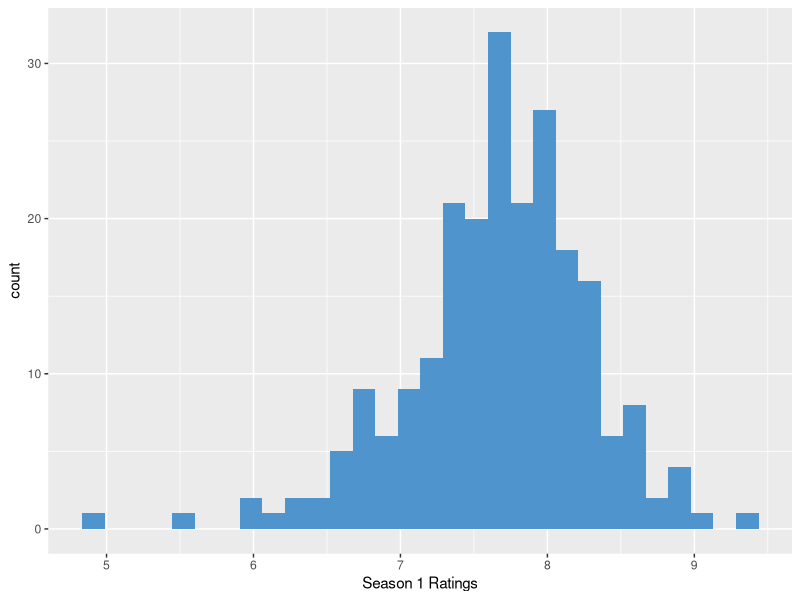
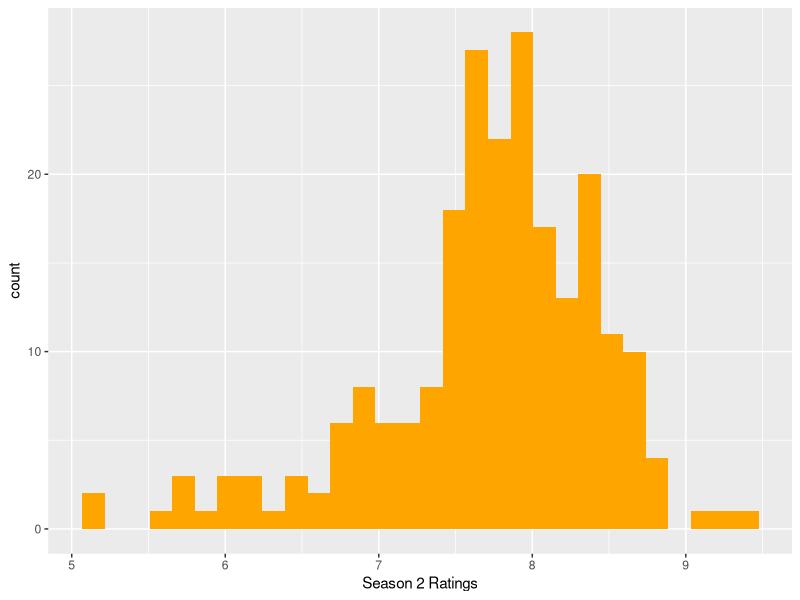
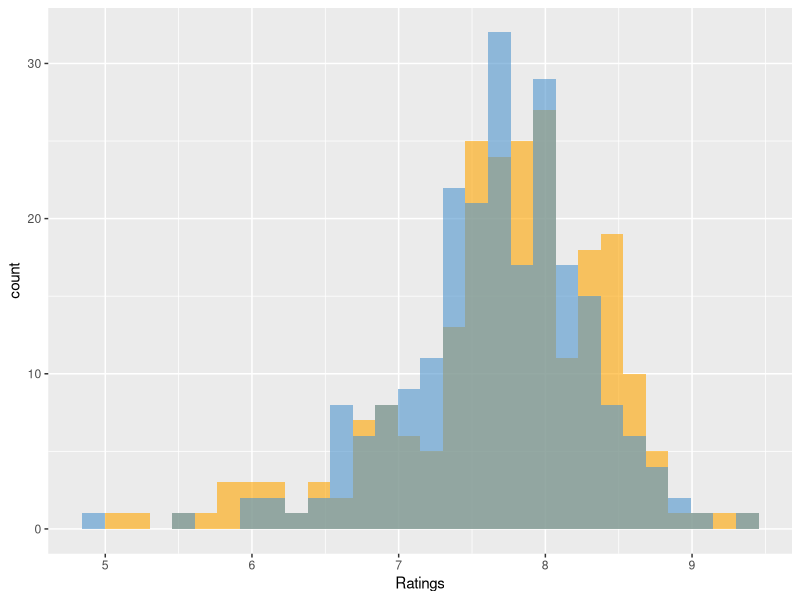
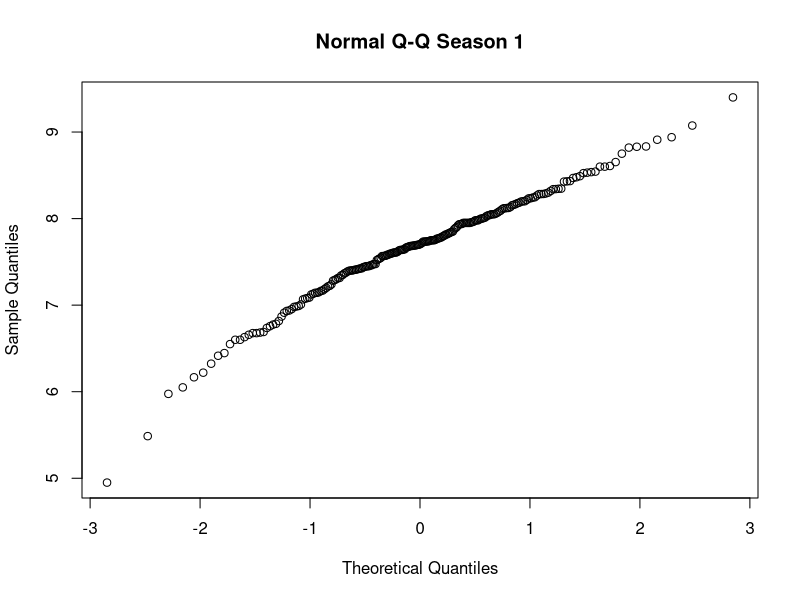
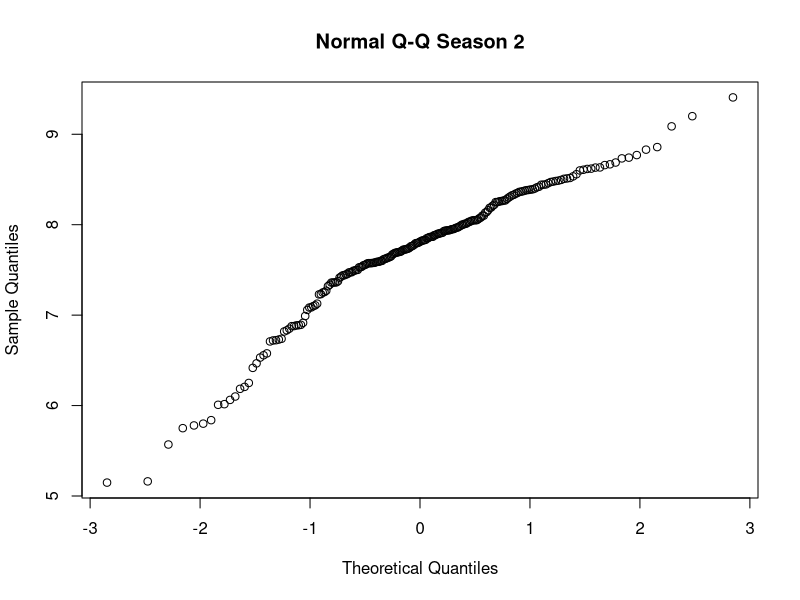
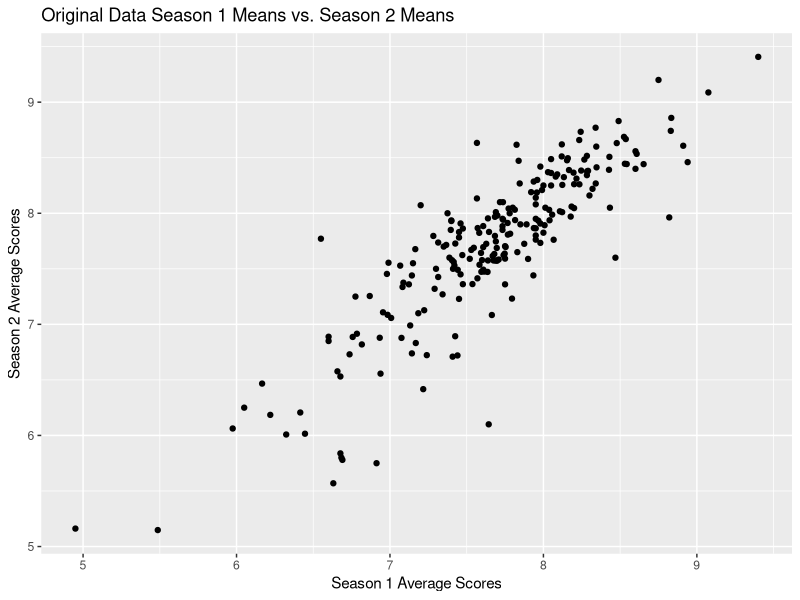
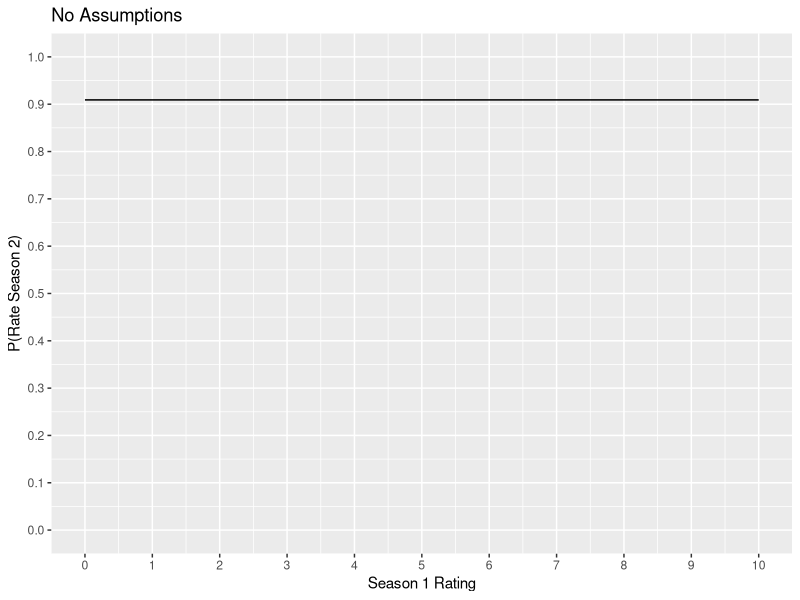
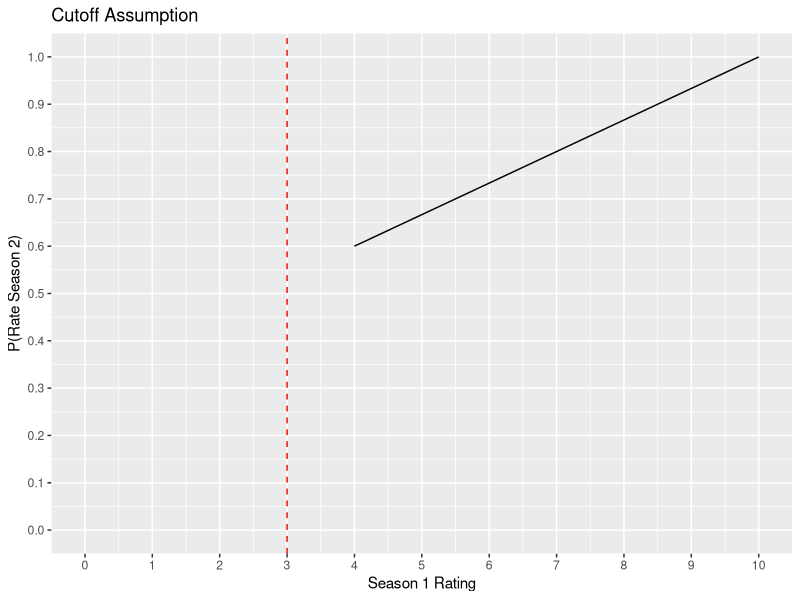

Recreate these plots in R, in order.
## ---- chunk 1
knitr::opts_chunk$set(echo = TRUE)

library(tidyverse)
library(knitr)
## ---- chunk 2
# Read in data
read.csv('Final_Data (1).csv') -> data
head(data)

## ---- chunk 3
# Read in data
read.csv('Final_Data (1).csv') -> data

# Create plots of Season 1 and Season 2 data
ggplot() + geom_histogram(data = data, aes(season1), fill = "steelblue3") + xlab("Season 1 Ratings") 
ggplot() + geom_histogram(data = data, aes(season2), fill = "orange") + xlab("Season 2 Ratings") 
ggplot() + geom_histogram(data = data, aes(season2), fill = "orange", alpha = .6) + xlab("Ratings")  + geom_histogram(data = data, aes(season1), fill = "steelblue3", alpha = .6)

# Compare season 1 and season 2 mean ratings
mean(data$season1)
sd(data$season1)
mean(data$season2)
sd(data$season2)
## ---- chunk 4
# Create quantile-quantile plots to see if the season1 and season2 data are normally distributed
qqnorm(data$season1,  main = "Normal Q-Q Season 1")
qqnorm(data$season2, main = "Normal Q-Q Season 2")

## ---- chunk 5
model <- lm(data = data, season2 ~ season1)
summary(model)

## ---- chunk 6
# Run t test for difference in population means
t.test(x  = data$season1, y = data$season2)

## ---- chunk 7
# Create vectors to store values
set.seed(0)
boot_conf <- c()
boot_p <- c()
boot_conf2 <- c()
boot_p2 <- c()

# Create vector with which we will randomly select indexs which correspond to a show to sample
nums <- seq(1, 226)

# For loop in which we generate our 20000 bootstrap samples and run corresponding two-sample
# t-tests
for(i in 1:20000){
samp3 <- c()
samp4 <- c()

# Sample season 1 data independently of season 2 data
samp1 <- sample(data$season1, replace = TRUE, size = 200)

# Sample season 2 data independently of season 1 data
samp2 <- sample(data$season2, replace = TRUE, size = 200)

# Calculate p-val from two sample t-test and store into vector
append(boot_conf, t.test(x = samp1, y = samp2)[4]) -> boot_conf
append(boot_p, t.test(x = samp1, y = samp2)[3]) -> boot_p

# Sample indexes randomly for selecting our dependent season 1 and season 2 data
sample(nums, replace = TRUE, size = 200) -> indexs

# Sample season 1 and season 2 data, this time in pairs so that we are once again 
# violating the independence assumption.  Calculate new p-val from two sample t-test
# for the sake of making a comparison between when we are and aren't making an assumption
# violation.
for(j in 1:length(indexs)){
  append(samp3, data$season1[indexs[j]]) -> samp3
  append(samp4, data$season1[indexs[j]]) -> samp4
}
  append(boot_conf2, t.test(x = samp3, y = samp4)[4]) -> boot_conf2
  append(boot_p2, t.test(x = samp3, y = samp2)[3]) -> boot_p2
}


# Mean and SD of p-val for 20000 two sample t-tests on bootstrapped data
# where our season 1 and season 2
# data were sampled independently, which allows us to circumvent our independence
# violation.
mean(unlist(boot_p))
sd(unlist(boot_p))
# Mean and SD of p-val for 20000 two sample t-tests on bootstrapped data
# where our season 1 and season 2
# data were sampled dependently, so we are once again violating the independence
# assumption
mean(unlist(boot_p2))
sd(unlist(boot_p2))

## ---- chunk 8
imbd_data <- data
ggplot(imbd_data) +
  geom_point(aes(x=season1, y=season2)) +
  ggtitle("Original Data Season 1 Means vs. Season 2 Means") +
  xlab("Season 1 Average Scores") +
  ylab("Season 2 Average Scores")
## ---- chunk 9
#baseline transition matrix
baseline_matrix <- matrix(c(rep(1/11,121)), nrow = 11, ncol = 11)
#plot no assumption visual
no_assumptionPlot <- ggplot() +
  coord_cartesian(xlim = c(0, 10), ylim = c(0, 1)) +
  geom_segment(aes(x=0, xend=10, y=10/11, yend=10/11)) +
  scale_x_continuous(breaks=c(0,1,2,3,4,5,6,7,8,9,10)) +
  scale_y_continuous(breaks=c(0,0.1,0.2,0.3,0.4,0.5,0.6,0.7,0.8,0.9,1)) +
  xlab("Season 1 Rating") +
  ylab("P(Rate Season 2)") +
  ggtitle("No Assumptions")
no_assumptionPlot
#Make baseline matrix for visualization
baseline_df <- data.frame(baseline_matrix)
rownames(baseline_df) <- c("Season1=0", "Season1=1", "Season1=2", "Season1=3", "Season1=4", "Season1=5", "Season1=6", "Season1=7", "Season1=8", "Season1=9", "Season1=10")
colnames(baseline_df) <- c("0", "1", "2", "3", "4", "5", "6", "7", "8", "9", "10")
baseline_matrix_table <- kable(baseline_df, caption = "P(rate season 2 | season1 rating)", digits = 3, booktabs = TRUE)
baseline_matrix_table
## ---- chunk 10
#Build transition matrix
v0 <- c(3/4, 1, 1, 1, 6/10, 5/10, 4/10, 3/10, 2/10, 1/10, 0)
v1 <- c(0.025, 0, 0, 0, 0, 0, 0, 0, 0, 0, 0)
v2 <- c(0.025, 0, 0, 0, 0, 0, 0, 0, 0, 0, 0)
v3 <- c(0.025, 0, 0, 0, 2/15, 0, 0, 0, 0, 0, 0)
v4 <- c(0.025, 0, 0, 0, 2/15, 1/6, 0, 0, 0, 0, 0)
v5 <- c(0.025, 0, 0, 0, 2/15, 1/6, 1/5, 0, 0, 0, 0)
v6 <- c(0.025, 0, 0, 0, 0, 1/6, 1/5, 7/30, 0, 0, 0)
v7 <- c(0.025, 0, 0, 0, 0, 0, 1/5, 7/30, 4/15, 0, 0)
v8 <- c(0.025, 0, 0, 0, 0, 0, 0, 7/30, 4/15, 3/10, 0)
v9 <- c(0.025, 0, 0, 0, 0, 0, 0, 0, 4/15, 3/10, 1/2)
v10 <- c(0.025, 0, 0, 0, 0, 0, 0, 0, 0, 3/10, 1/2)
cutoff_matrix <- cbind(v0,v1,v2,v3,v4,v5,v6,v7,v8,v9,v10)
#plot cutoff assumption visual
cutoff_plot <- ggplot() +
  coord_cartesian(xlim = c(0, 10), ylim = c(0, 1)) +
  geom_vline(xintercept = 3, linetype="dashed", color = "red") +
  geom_segment(aes(x=4, xend=10, y=.6, yend=1)) +
  scale_x_continuous(breaks=c(0,1,2,3,4,5,6,7,8,9,10)) +
  scale_y_continuous(breaks=c(0,0.1,0.2,0.3,0.4,0.5,0.6,0.7,0.8,0.9,1)) +
  xlab("Season 1 Rating") +
  ylab("P(Rate Season 2)") +
  ggtitle("Cutoff Assumption")
cutoff_plot
#transition matrix visual
cutoff_df <-data.frame(cutoff_matrix)
rownames(cutoff_df) <- c("Season1=0", "Season1=1", "Season1=2", "Season1=3", "Season1=4", "Season1=5", "Season1=6", "Season1=7", "Season1=8", "Season1=9", "Season1=10")
colnames(cutoff_df) <- c("0", "1", "2", "3", "4", "5", "6", "7", "8", "9", "10")
baseline_cutoff_table <- kable(cutoff_df, caption = "P(rate season 2 | season1 rating)", digits = 3)
baseline_cutoff_table
## ---- chunk 11
#Build transition matrix
w0 <- c(3/4, 0, 1/10, 2/10, 4/10, 9/10, 9/10, 4/10, 2/10, 1/10, 0)
w1 <- c(0.025, 1/2, 3/10, 0, 0, 0, 0, 0, 0, 0, 0)
w2 <- c(0.025, 1/2, 3/10, 4/15, 0, 0, 0, 0, 0, 0, 0)
w3 <- c(0.025, 0, 3/10, 4/15, 1/5, 0, 0, 0, 0, 0, 0)
w4 <- c(0.025, 0, 0, 4/15, 1/5, 1/30, 0, 0, 0, 0, 0)
w5 <- c(0.025, 0, 0, 0, 1/5, 1/30, 1/30, 0, 0, 0, 0)
w6 <- c(0.025, 0, 0, 0, 0, 1/30, 1/30, 1/5, 0, 0, 0)
w7 <- c(0.025, 0, 0, 0, 0, 0, 1/30, 1/5, 4/15, 0, 0)
w8 <- c(0.025, 0, 0, 0, 0, 0, 0, 1/5, 4/15, 3/10, 0)
w9 <- c(0.025, 0, 0, 0, 0, 0, 0, 0, 4/15, 3/10, 1/2)
w10 <- c(0.025, 0, 0, 0, 0, 0, 0, 0, 0, 3/10, 1/2)
parabolic_matrix <- cbind(w0,w1,w2,w3,w4,w5,w6,w7,w8,w9,w10)
#plot cutoff assumption visual
parab_func <- function(x){
  ((x-5)^2)/25
}
quadratic_plot <- ggplot() +
  stat_function(fun = parab_func) +
  xlim(c(0, 10)) +
  ylim(c(0,1)) +
  xlab("Season 1 Rating") +
  ylab("P(Rate Season 2)") +
  ggtitle("Quadratic Assumption") +
  scale_y_continuous(breaks=c(0,0.1,0.2,0.3,0.4,0.5,0.6,0.7,0.8,0.9,1)) 
quadratic_plot
#transition matrix visual
parabolic_df <-data.frame(parabolic_matrix)
rownames(parabolic_df) <- c("Season1=0", "Season1=1", "Season1=2", "Season1=3", "Season1=4", "Season1=5", "Season1=6", "Season1=7", "Season1=8", "Season1=9", "Season1=10")
colnames(parabolic_df) <- c("0", "1", "2", "3", "4", "5", "6", "7", "8", "9", "10")
baseline_parabolic_table <- kable(parabolic_df, caption = "P(rate season 2 | season1 rating)", digits = 3)
baseline_parabolic_table
## ---- chunk 12
emp_df <- data.frame(rbind(c(-2.166, 0.636, 1), c(0.187, 0.122, 1), c(0.398, 1.80, 1)), row.names = c("Baseline Method", "Cutoff Method", "Quadratic Method"))
colnames(emp_df) <- c('Empirical Difference','Empirical SE','Empirical Power')
table_data <- kable(emp_df)
table_data
